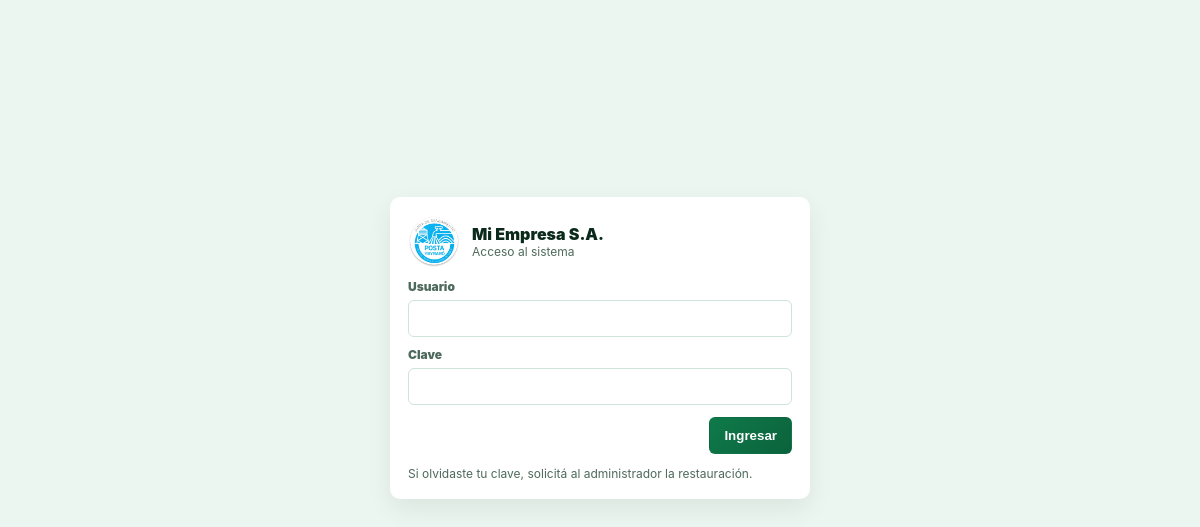
Page /index.php?r=login on the committed database.
### tables this page shows
CREATE TABLE `empresa_parametros` (
  `id` int(11) NOT NULL,
  `empresa` varchar(150) NOT NULL DEFAULT '',
  `ruc` varchar(50) NOT NULL DEFAULT '',
  `telefono` varchar(50) NOT NULL DEFAULT '',
  `direccion` varchar(200) NOT NULL DEFAULT '',
  `capital` varchar(120) NOT NULL DEFAULT '',
  `numero_patronal_ips` varchar(80) NOT NULL DEFAULT '',
  `cantidad_empleados` int(11) NOT NULL DEFAULT 0,
  `logo_path` varchar(255) DEFAULT NULL,
  `actualizado_en` datetime NOT NULL DEFAULT current_timestamp() ON UPDATE current_timestamp(),
  PRIMARY KEY (`id`)
);

### app/core/View.php (called while the page is built, shortened)
<?php
final class View {
  public static function render(string $path, array $data = []): void {
    extract($data, EXTR_SKIP);
    require __DIR__ . "/../../views/$path.php";
  }
}

### index.php (called while the page is built, shortened)
<?php
require __DIR__ . '/app/core/DB.php';
require __DIR__ . '/app/core/Helpers.php';
require __DIR__ . '/app/core/View.php';
Router::dispatch();

### app/config/database.php (called while the page is built, shortened)
<?php
return [
  'host' => '127.0.0.1',
  'port' => 3306,
  'dbname' => 'tthh',
  'user' => 'root',
  'pass' => '',
  'charset' => 'utf8mb4',
];

### app/core/Db.php (called while the page is built, shortened)
<?php
final class DB {
  private static ?PDO $pdo = null;
  public static function pdo(): PDO {
    $cfg = require __DIR__ . '/../config/database.php';
    $dsn = sprintf(
      'mysql:host=%s;port=%d;dbname=%s;charset=%s',
      $cfg['host'], (int)$cfg['port'], $cfg['dbname'], $cfg['charset']
    );
    self::$pdo = new PDO($dsn, $cfg['user'], $cfg['pass'], [
      PDO::ATTR_ERRMODE => PDO::ERRMODE_EXCEPTION,
      PDO::ATTR_DEFAULT_FETCH_MODE => PDO::FETCH_ASSOC,
      PDO::ATTR_EMULATE_PREPARES => false,
    ]);
    return self::$pdo;
  }
  public static function fetchOne(string $sql, array $params = []): ?array {
    $st = self::pdo()->prepare($sql);
    $st->execute($params);
    $row = $st->fetch();
    return $row ?: null;
  }
}

### app/core/Helpers.php (called while the page is built, shortened)
<?php
function e(string $s): string {
  return htmlspecialchars($s, ENT_QUOTES | ENT_SUBSTITUTE, 'UTF-8');
}
function company_params(): array {
  $row = DB::fetchOne("SELECT * FROM empresa_parametros ORDER BY id DESC LIMIT 1");
  return $row ?: [
    'empresa' => 'Empresa',
    'ruc' => '',
    'telefono' => '',
    'direccion' => '',
    'capital' => '',
    'numero_patronal_ips' => '',
    'cantidad_empleados' => 0,
    'logo_path' => '',
  ];
}

### views/home/login.php (the view, shortened to what this page needs)
<?php
$lastUser = $_SESSION['login_last_user'] ?? '';
$empresa = company_params();
?>
<!doctype html>
<html lang="es">
<head>
  <link rel="stylesheet" href="public/assets/css/app.css">
</head>
<body>
  <div class="container" style="display:flex;justify-content:center;align-items:center;min-height:85vh;">
    <div class="card" style="max-width:420px;width:100%;">
      <div style="display:flex;align-items:center;gap:12px;margin-bottom:12px;">
        <?php if (!empty($empresa['logo_path'])): ?>
          <img src="<?= e($empresa['logo_path']) ?>" style="height:52px;object-fit:contain;" alt="Logo">
        <?php else: ?>
          <div class="logo-fallback">TH</div>
        <?php endif; ?>
        <div>
          <div style="font-weight:900;font-size:16px;"><?= e((string)($empresa['empresa'] ?? 'Empresa')) ?></div>
          <div style="color:var(--muted);font-size:12px;">Acceso al sistema</div>
        </div>
      </div>
      <form method="post" action="index.php?r=login_post">
        <label class="label">Usuario</label>
        <input class="input" name="usuario" required autocomplete="username"
               value="<?= e((string)$lastUser) ?>">
        <label class="label">Clave</label>
        <input class="input" name="clave" type="password" required autocomplete="current-password">
        <div style="display:flex;justify-content:flex-end;margin-top:12px;">
          <button class="btn btn-primary" type="submit" title="Ingresar">Ingresar</button>
        </div>
      </form>
      <div style="margin-top:12px;color:var(--muted);font-size:12px;">
        Si olvidaste tu clave, solicitá al administrador la restauración.
      </div>
    </div>
  </div>
</body>
</html>

### public/assets/css/app.css (style rules this page uses)
:root { --bg:#f6fbf8; --card:#ffffff; --text:#0f2a1c; --muted:#5b6b63; --primary:#118a55; --primary-2:#0e7448; --accent:#a7f3d0; --border:#e3efe8; --shadow:0 10px 30px rgba(0,0,0,.06); --radius:10px; --radius-sm:6px; --sidebar-bg:rgba(255,255,255,.92); --hover:rgba(15,42,28,.05); --active:rgba(17,138,85,.10); --danger:#c62828; --danger-soft:rgba(198,40,40,.10); }
* { box-sizing:border-box; }
html,body { height:100%; }
body { margin:0; font-family:Inter, system-ui, -apple-system, Segoe UI, Roboto, Arial, sans-serif; background: var(--bg); color: var(--text); }
.container { width:min(98%); margin:16px auto; padding:0 14px; }
.card { background:rgba(255,255,255,.96); border-radius: var(--radius); box-shadow: var(--shadow); padding:18px; margin-bottom:16px; min-width:0; }
.label { display:block; font-size:12px; font-weight:900; margin:10px 0 6px; color:var(--muted); }
.input { width:100%; padding:10px 12px; border-radius: var(--radius-sm); border:1px solid var(--border); outline:none; background:#fff; font-size:13px; }
.btn { display:inline-flex; align-items:center; justify-content:center; gap:8px; border-radius: var(--radius-sm); border:1px solid transparent; font-weight:900; cursor:pointer; padding:10px 14px; transition:.12s ease; }
.btn-primary { background:linear-gradient(135deg,var(--primary),var(--primary-2)); color:#fff; }
:root { --bg: #eaf6ef; --card: rgba(255,255,255,.96); --text: #0b2a1b; --muted: #4e6a5c; --primary: #0f7a4a; --primary-2: #0b623c; --accent: #bfead3; --border: #cfe4d8; --shadow: 0 10px 26px rgba(0,0,0,.07); --radius: 10px; --radius-soft: 10px; --radius-hard: 6px; --sidebar-bg: rgba(255,255,255,.94); --hover: rgba(11,42,27,.06); --active: rgba(15,122,74,.10); }
body { background: var(--bg) !important; }
.card { border-radius: var(--radius-soft) !important; }
.input { border-radius: var(--radius-hard) !important; }
.btn, .btn-ico, .btn-icon { border-radius: var(--radius-hard) !important; }
.btn-primary { background: linear-gradient(135deg, var(--primary), var(--primary-2)) !important; }

### rows in the picture
empresa_parametros: logo_path (picture), empresa "Mi Empresa S.A."
